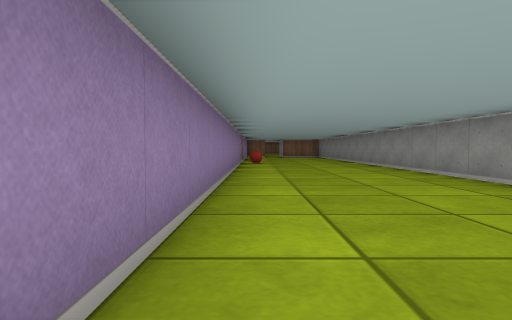
View 1 (above)

24 first-person views from a walk through a cub3D ray-caster map. The camera is about half as high as the walls, tilts 2° down and sees 75° across. The floor is counted in squares. Each view is taken from the middle of a square. On the plan, view 1 faces up. The plan holds only what a view shows up to about 9 squares ahead; the rest is blank.

View 2
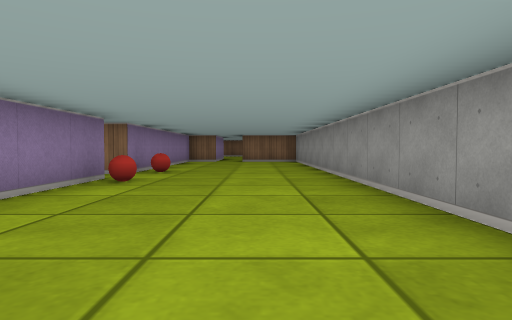

View 3
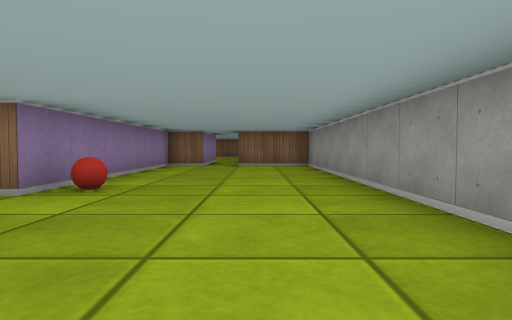

View 4
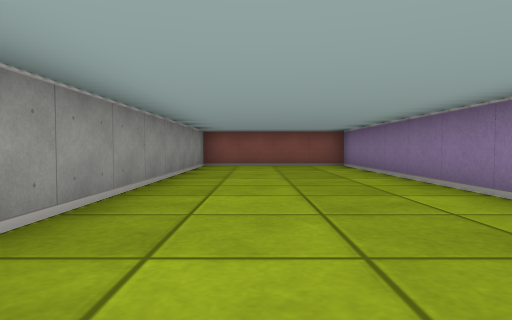

View 5
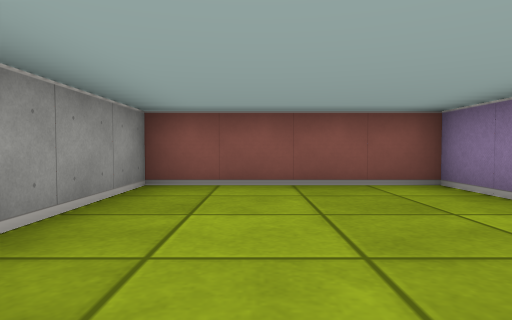

View 6
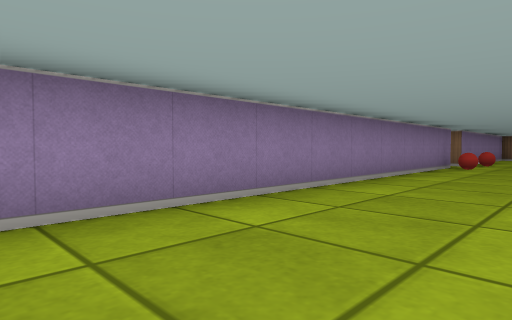

View 7
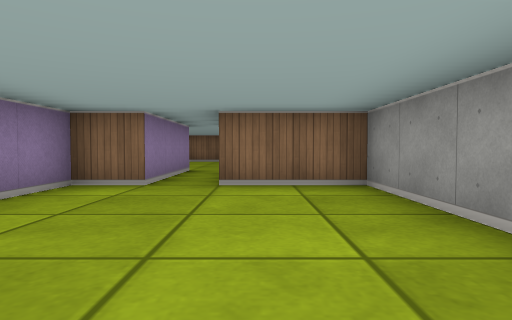

View 8
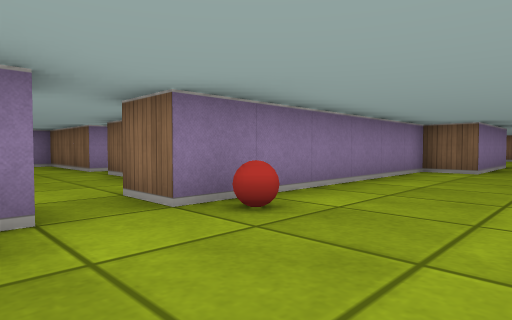

View 9
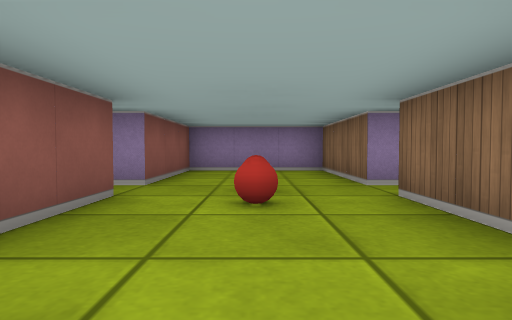

View 10
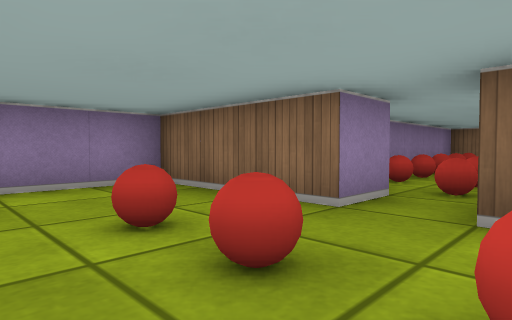

View 11
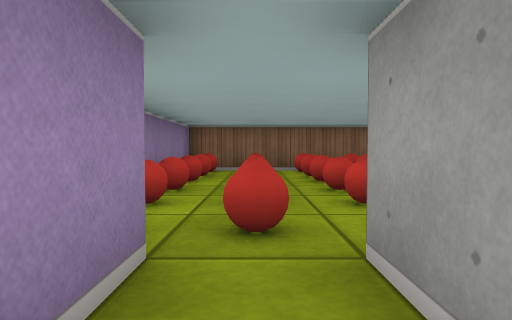

View 12
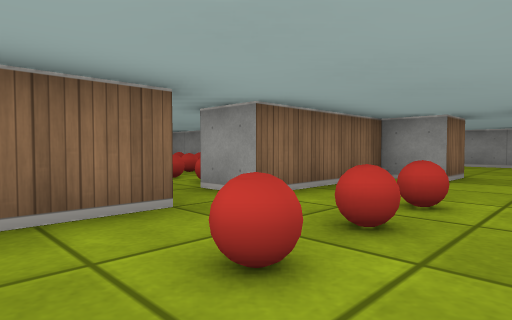

View 13
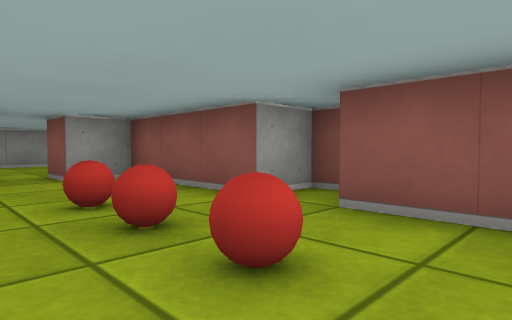

View 14
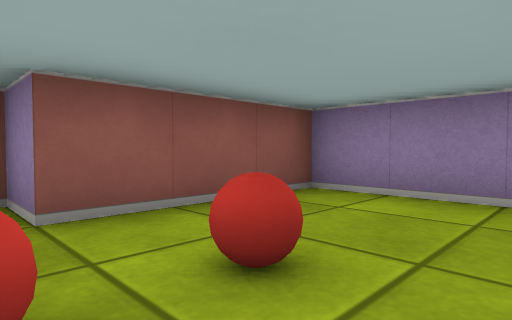

View 15
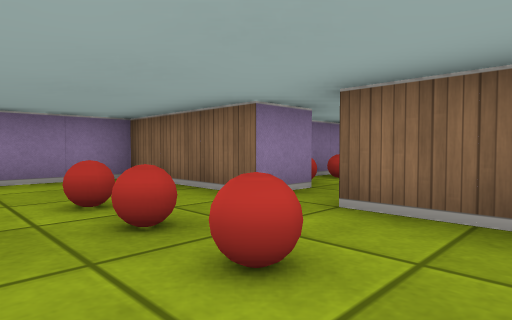

View 16
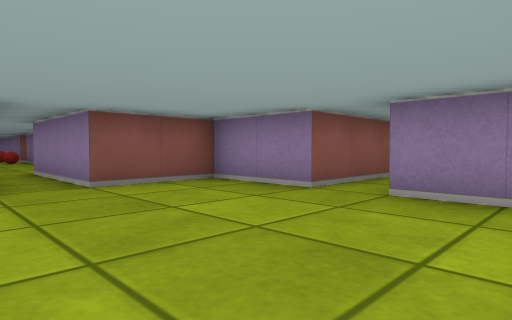

View 17
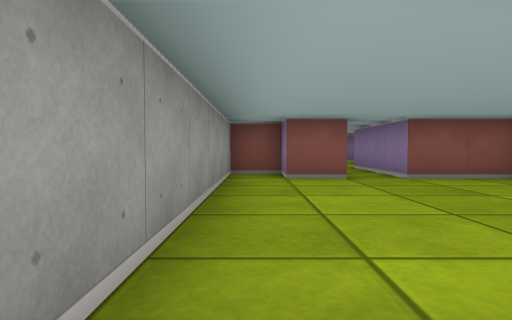

View 18
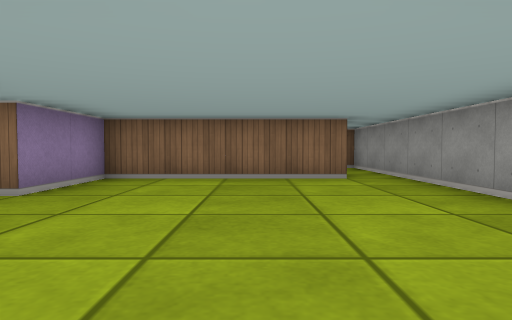

View 19
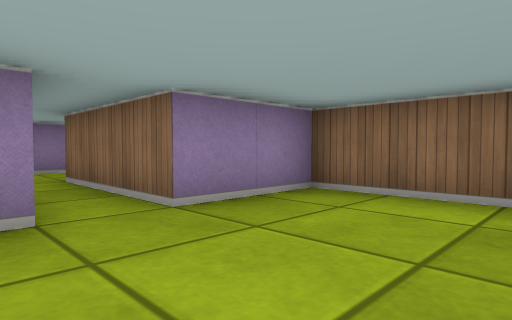

View 20
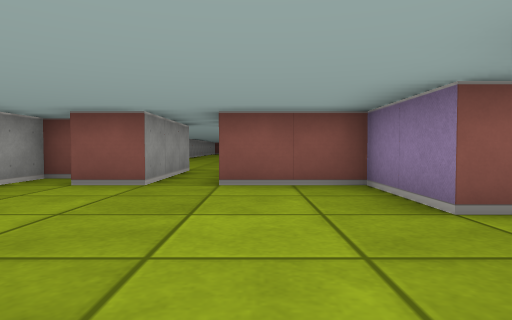

View 21
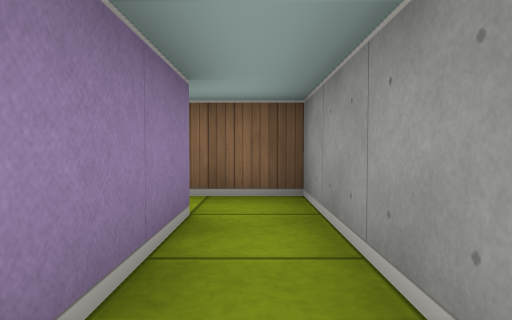

View 22
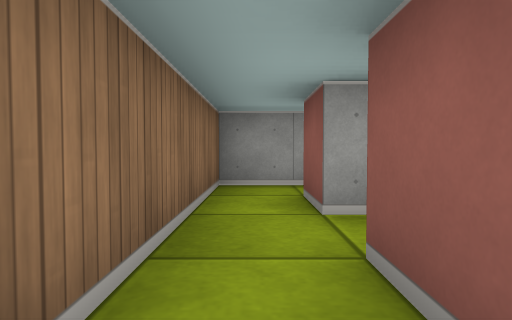

View 23
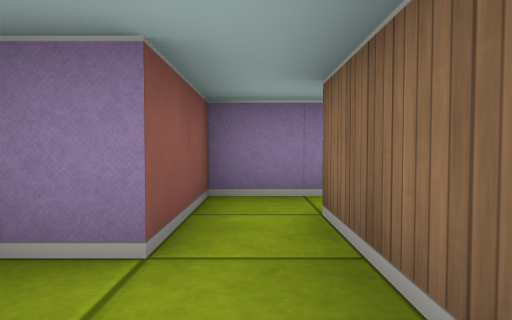

View 24
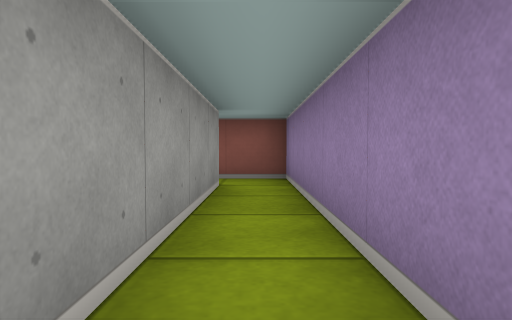

### Floor plan
Ten units are one square. View 1 is at (0, 0); x grows to the right and y downward. Boxes are objects, and circles mark ways between rooms. Rooms are numbered by the first view taken in them; rooms with no view inside come last. Other rooms are left out.
<svg viewBox="-90 -339 130 369">
<path fill="none" stroke="#000" d="M-15 -115 -5 -115 -5 25 35 25 35 -185 15 -185M5 -185 -5 -185 -5 -125 -15 -125M-55 -145 -55 -135 -85 -135 -85 -105 -55 -105 -55 -95 -45 -95 -45 -105 -15 -105 -15 -115M-15 -125 -15 -135 -45 -135 -45 -145M25 -265 -15 -265 -15 -245 -45 -245M-39 -235 -15 -235 -15 -215 5 -215 5 -185M15 -185 15 -215 25 -215 25 -205 35 -205 35 -265M15 -285 25 -285 25 -265M-5 -285 5 -285 5 -278M35 -265 35 -295 -5 -295M-15 -334 -15 -285 -5 -285M-5 -295 -5 -334M-24 -205 -65 -205 -65 -159"/>
<rect x="-5" y="-115" width="10" height="10" fill="#bbb"><title>ball</title></rect>
<rect x="-5" y="-135" width="10" height="10" fill="#bbb"><title>ball</title></rect>
<rect x="-65" y="-125" width="10" height="10" fill="#bbb"><title>ball</title></rect>
<rect x="-55" y="-125" width="10" height="10" fill="#bbb"><title>ball</title></rect>
<rect x="-45" y="-125" width="10" height="10" fill="#bbb"><title>ball</title></rect>
<rect x="-65" y="-155" width="10" height="10" fill="#bbb"><title>other object</title></rect>
<rect x="-65" y="-165" width="10" height="10" fill="#bbb"><title>ball</title></rect>
<rect x="-65" y="-175" width="10" height="10" fill="#bbb"><title>ball</title></rect>
<rect x="-65" y="-185" width="10" height="10" fill="#bbb"><title>ball</title></rect>
<rect x="-65" y="-195" width="10" height="10" fill="#bbb"><title>ball</title></rect>
<rect x="-65" y="-205" width="10" height="10" fill="#bbb"><title>other object</title></rect>
<rect x="-55" y="-155" width="10" height="10" fill="#bbb"><title>ball</title></rect>
<rect x="-55" y="-165" width="10" height="10" fill="#bbb"><title>ball</title></rect>
<rect x="-55" y="-175" width="10" height="10" fill="#bbb"><title>other object</title></rect>
<rect x="-55" y="-185" width="10" height="10" fill="#bbb"><title>other object</title></rect>
<rect x="-55" y="-195" width="10" height="10" fill="#bbb"><title>other object</title></rect>
<rect x="-55" y="-205" width="10" height="10" fill="#bbb"><title>other object</title></rect>
<rect x="-45" y="-155" width="10" height="10" fill="#bbb"><title>other object</title></rect>
<rect x="-45" y="-165" width="10" height="10" fill="#bbb"><title>ball</title></rect>
<rect x="-45" y="-175" width="10" height="10" fill="#bbb"><title>ball</title></rect>
<rect x="-45" y="-185" width="10" height="10" fill="#bbb"><title>ball</title></rect>
<rect x="-45" y="-195" width="10" height="10" fill="#bbb"><title>ball</title></rect>
<rect x="-45" y="-205" width="10" height="10" fill="#bbb"><title>other object</title></rect>
<rect x="-35" y="-175" width="10" height="10" fill="#bbb"><title>ball</title></rect>
<rect x="-35" y="-195" width="10" height="10" fill="#bbb"><title>other object</title></rect>
<rect x="-35" y="-205" width="10" height="10" fill="#bbb"><title>other object</title></rect>
<rect x="-25" y="-185" width="10" height="10" fill="#bbb"><title>other object</title></rect>
<circle cx="-10" cy="-120" r="3" fill="#2a7"/>
<circle cx="10" cy="-180" r="3" fill="#2a7"/>
<circle cx="-50" cy="-140" r="3" fill="#2a7"/>
<circle cx="30" cy="-275" r="3" fill="#2a7"/>
<circle cx="0" cy="-290" r="3" fill="#2a7"/>
<text x="10" y="-80">1</text>
<text x="-50" y="-120">2</text>
<text x="10" y="-240">3</text>
<text x="20" y="-290">4</text>
<text x="-10" y="-330">5</text>
<text x="-40" y="-180">6</text>
</svg>
Room 1 opens to room 2. Room 1 opens to room 3. Room 2 opens to room 6. Room 3 opens to room 4. Room 4 opens to room 5.

Where each view was taken, in squares from view 1:
view 1: 0 up, 0 right, facing up
view 2: 6 up, 2 right, facing up
view 3: 9 up, 2 right, facing up
view 4: 7 up, 2 right, facing down
view 5: 2 up, 2 right, facing down
view 6: 2 up, 2 right, facing up-left
view 7: 14 up, 2 right, facing up
view 8: 11 up, 2 right, facing up-left
view 9: 12 up, 1 left, facing left
view 10: 11 up, 4 left, facing up-left
view 11: 13 up, 5 left, facing up
view 12: 11 up, 7 left, facing up-right
view 13: 13 up, 7 left, facing down-right
view 14: 13 up, 5 left, facing down-left
view 15: 11 up, 3 left, facing up-left
view 16: 26 up, 2 right, facing down-left
view 17: 27 up, 3 right, facing down
view 18: 21 up, 1 right, facing up
view 19: 23 up, 1 right, facing up-left
view 20: 26 up, 0 right, facing down
view 21: 26 up, 3 right, facing up
view 22: 29 up, 1 left, facing right
view 23: 29 up, 2 right, facing left
view 24: 34 up, 1 left, facing down
